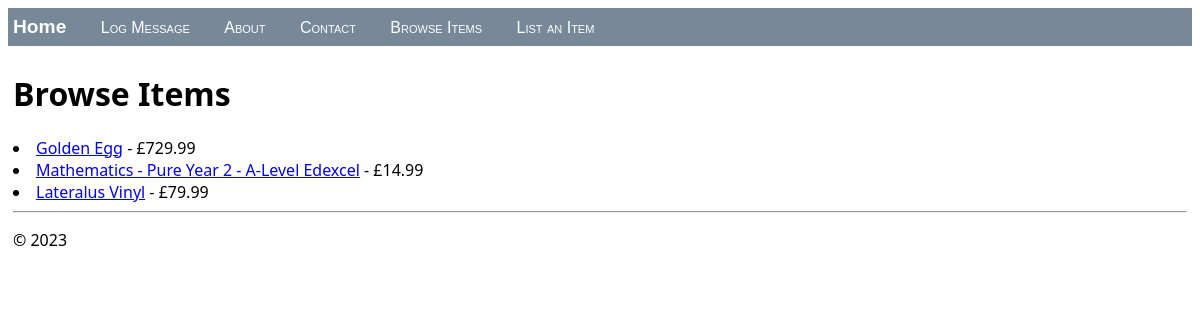
/browse/, run on an earlier commit of the app's database.
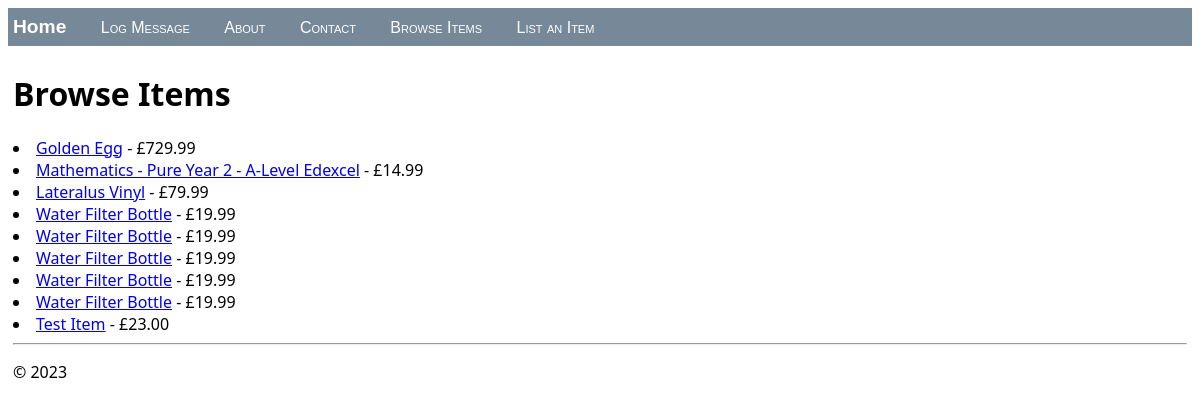
And on a later commit of the database.
### hello/models.py (models this page shows, shortened)
class ListItem(models.Model):
    name = models.CharField(max_length=100)
    startingPrice = models.DecimalField(decimal_places=2, max_digits=10)
    postageCost = models.DecimalField(decimal_places=2, max_digits=10)
    bidIncrement = models.DecimalField(decimal_places=2, max_digits=10)
    conditionChoices = [
        ('new', 'New'),
        ('excellent', 'Excellent'),
        ('good', 'Good'),
        ('used', 'Used'),
        ('refurbished', 'Refurbished'),
        ('partsOnly', 'Parts Only'),
    ]
    condition = models.CharField(max_length=20, choices=conditionChoices)
    endDateTime = models.DateTimeField()
    acceptReturns = models.BooleanField(default=False)
    description = models.TextField()

### hello/views.py (the view)
# urls.py: path("browse/", views.browse, name="browse"),
def browse(request):
    items = ListItem.objects.all()
    return render(request, "hello/browse.html", {"items": items})

### hello/templates/hello/browse.html (shortened to what this page needs)
{% extends "hello/layout.html" %}
{% block content %}
  <h1>Browse Items</h1>
  {% for item in items %}
    <li>
      <a href="{% url 'itemDetail' pk=item.id %}">{{ item.name }}</a> - £{{ item.startingPrice }}
    </li>
  {% empty %}
    <li>No items found.</li>
  {% endfor %}
{% endblock %}

### hello/templates/hello/layout.html (shortened to what this page needs)
<!DOCTYPE html>
<html>
<head>
    {% load static %}
    <link rel="stylesheet" type="text/css" href="{% static 'hello/site.css' %}"/>
</head>
<body>
<div class="navbar">
    <a href="{% url 'home' %}" class="navbar-brand">Home</a>
    <a href="{% url 'logMessage' %}" class="navbar-item">Log Message</a>
    <a href="{% url 'about' %}" class="navbar-item">About</a>
    <a href="{% url 'contact' %}" class="navbar-item">Contact</a>
    <a href="{% url 'browse' %}" class="navbar-item">Browse Items</a>
    <a href="{% url 'listAnItem' %}" class="navbar-item">List an Item</a>
</div>
<div class="body-content">
    {% block content %}
    {% endblock %}
    <hr/>
    <footer>
        <p>&copy; 2023</p>
    </footer>
</div>
</body>
</html>

### hello/static/hello/site.css (style rules this page uses)
.navbar { background-color: lightslategray; font-size: 1em; font-family: 'Trebuchet MS', 'Lucida Sans Unicode', 'Lucida Grande', 'Lucida Sans', Arial, sans-serif; color: white; padding: 8px 5px 8px 5px; }
.navbar a { text-decoration: none; color: inherit; }
.navbar-brand { font-size: 1.2em; font-weight: 600; }
.navbar-item { font-variant: small-caps; margin-left: 30px; }
.body-content { padding: 5px; font-family:'Segoe UI', Tahoma, Geneva, Verdana, sans-serif; }

What changed in the data, as far as the page shows it:
added ListItem: name "Water Filter Bottle", startingPrice "19.99"
added ListItem: name "Water Filter Bottle", startingPrice "19.99"
added ListItem: name "Water Filter Bottle", startingPrice "19.99"
added ListItem: name "Water Filter Bottle", startingPrice "19.99"
added ListItem: name "Water Filter Bottle", startingPrice "19.99"
added ListItem: name "Test Item", startingPrice "23.00"
